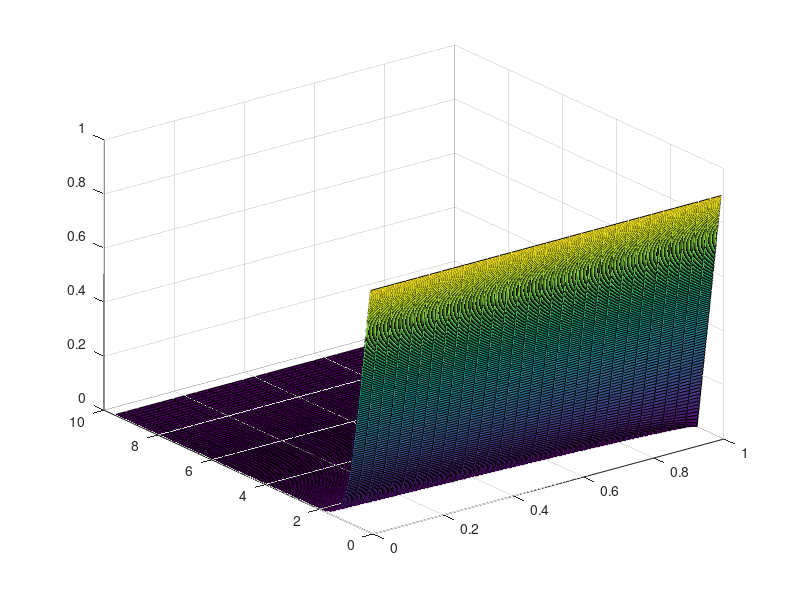

Write the MATLAB code that produced this figure. (Note: this script raises an error after producing the figure.)
function American_put_option
    format long
    %Input parameters
    T_hat = 1;    %time upper bound T^{\hat}        
    K = 1;        %strike price K
    r = 0.02;     %risk-free interest rate
    q = 0.025;    %dividend
    sigma = 0.3;  %volatility
    T = T_hat*(sigma^2)/2;    
    alpha = (r-q)/(sigma^2)-1/2;     %alpha
    beta  = alpha^2+2*r/(sigma^2);   %beta
    
    %compute domain length 
    L1 = -2.5*T*alpha+0.5*sqrt(25*T^2*(alpha^2)-20*T*log(1e-9/sqrt(5*K)));  
    X=(-r+q+(sigma^2)/2-sqrt((-r+q+(sigma^2)/2)^2+2*r*sigma^2))/(-r+q-(sigma^2)/2-sqrt((-r+q+(sigma^2)/2)^2+2*r*sigma^2));   
    if (-log(X)>L1)
        L = -log(X);
    else
        L = L1;
    end   
    N = 300;                 %space division number
    M = ceil(10*T/(2*L/N));  %tau=0.1h %time division number    
    dtao = T/M;     %temporal step size, where dt is dtao
    x = linspace(-L,L,N+1); 
    tao = linspace(0,T,M+1);
    t = T_hat-2*tao./sigma^2;%位置
    t = t(M+1:-1:1);
    dx = 2*L/N;
    s = K*exp(x);


    [P_ori,b_ref] = solve_Yd(M,N,dx,dtao,K,tao,x,r,q,L,alpha,beta,s);
    image_3d(P_ori,b_ref,s,M,N,t,K);
end


function [P_ori,b_ref] = solve_Yd(M,N,dx,dtao,K,tao,x,r,q,L,alpha,beta,s)
    %give parameters and matrix
    format long
    h=dx;
    %% Stiffness matrix
    phi = diag((2/dx)*ones(1,N-1))+diag((-1/dx)*ones(1,N-2),1)+diag((-1/dx)*ones(1,N-2),-1);
    psi = diag((dx/6)*ones(1,N-2),1)+diag((2*dx/3)*ones(1,N-1))+diag((dx/6)*ones(1,N-2),-1);
    phi = sparse(phi);
    psi = sparse(psi);
    A = dtao*phi+psi;    
   
    %initialize Y_d
    U = zeros(M+1,N+1);
    b_ref =ones(M+1,1)*min(1*r/q,1);  
   
    %Attach initial boundary values to the matrix Y_d and G0
    U(1,:) = exp(alpha*x+beta*tao(1)).*max(1-exp(x),0);
    U(:,N+1) = 0;
    U(:,1) = exp(beta*tao'+alpha*(-L)).*max(1-exp(-L),0);
    G0 = (exp(alpha*x(2:N)).*max(1-exp(x(2:N)),0))';
    mu=1e-4;
    P = inv(A+mu*eye(N-1)); %(A+\mu*I)^{-1} 
    err = (dx)^(5/2); %stopping criterion

    for i = 2:M+1
        H_m = zeros(N-1,1);
        H_m(1) = (h/6-dtao/h)*exp(alpha*(-L)+beta*tao(i))*max(K-exp(-L),0)-(h/6)*exp(alpha*(-L)+beta*tao(i-1))*max(K-exp(-L),0);%H_m(1) H_m(N-1)=0       
        B = -psi*U(i-1,2:N)'+H_m; 
        G1 = exp(beta*tao(i))*G0;                   
        Z_cur = max(G1,U(i-1,2:N)');
        [Phi_Yd,b_1] = ADMM(P,B,G1,s,Z_cur,err,mu); 
        b_ref(i) = b_1;
        U(i,2:N) = Phi_Yd(1:N-1);         
    end
    b_ref = b_ref(M+1:-1:1);  %optimal exercise boundary
    P_ori = K*exp(-alpha*ones(M+1,1)*x-beta*(tao')*ones(1,N+1)).*U;  %transform back option value P  
end


function  [Phi_Yd,b_1] = ADMM(P,B,G1,s,Z_cur,err,mu) %ADMM Algorithm
    La_pre = 1*ones(size(B)); 
    La_cur = zeros(size(B));   
    Z_pre = zeros(size(B)); 
    k = 1;
    while  max(norm( Z_cur-Z_pre,inf),norm(La_pre-La_cur,inf))>err         
          Z_pre = Z_cur;
          La_pre = La_cur;        
          Y_pre = P*(-B-La_pre+mu*Z_pre);    %Y subproblem               
          Z_cur = max(Y_pre+1/mu*La_pre,G1); %Z subproblem
          La_cur = La_pre-mu*(Z_cur-Y_pre);  %Lamda subproblem
          k = k+1;                
    end
     Phi_Yd = Z_cur;
     b_cur = find(Phi_Yd-G1>0, 1);
     b_1 = s(b_cur);    
end


function [tt,S] = MeshGeneration(t,s)  
     [tt,S] = meshgrid(t,s'); %Two dimensional mesh generation    
end


function image_3d(P_ori,b_ref,s,M,N,t,K)  %plot images
    v1 = P_ori(M+1,:); %option value in initial moment    
    figure
    plot_3D(P_ori,t,s,K,b_ref)  %three-dimensional graphs of P(S,t) values  
    hold on

    figure
    plot_v0(s,v1,K)%two-dimensional graphs of initial values P(S,0) values 
end


function plot_3D(V,t,s,K,b_1)
    P1 = flipud(V);
    [tt,S] = MeshGeneration(t,s);
    pp=surf(tt,S,P1'); 
    pp.EdgeColor='none';
    hold on
    plot3(tt,b_1,K-b_1,'k-','LineWidth',3)
    set(gca,'YDir','reverse')
    axis([0 1 0 5 0 1])
    title('$option \ value$','Interpreter','latex','fontsize',18);
    xlabel('$t$','Interpreter','latex','fontsize',18)
    ylabel('$S$','Interpreter','latex','fontsize',18)
    zlabel('$P$','Interpreter','latex','fontsize',18,'rotation',1)    
end
    
function plot_v0(s,v1,K)
    plot(s,max(K-s,0),'c--')   %payoff function
    hold on
    plot(s,v1,'bo','MarkerSize',3)
    hold on
    title('$option \ value \ at \ t=0$','Interpreter','latex','fontsize',18);
    xlabel('$S$','Interpreter','latex','fontsize',18)
    ylabel('$P$','Interpreter','latex','fontsize',18,'rotation',0)
    legend('max(K-S,0)','InADMM-P')
    axis([0 3 0 1]) %[0 3 0 1]
end
